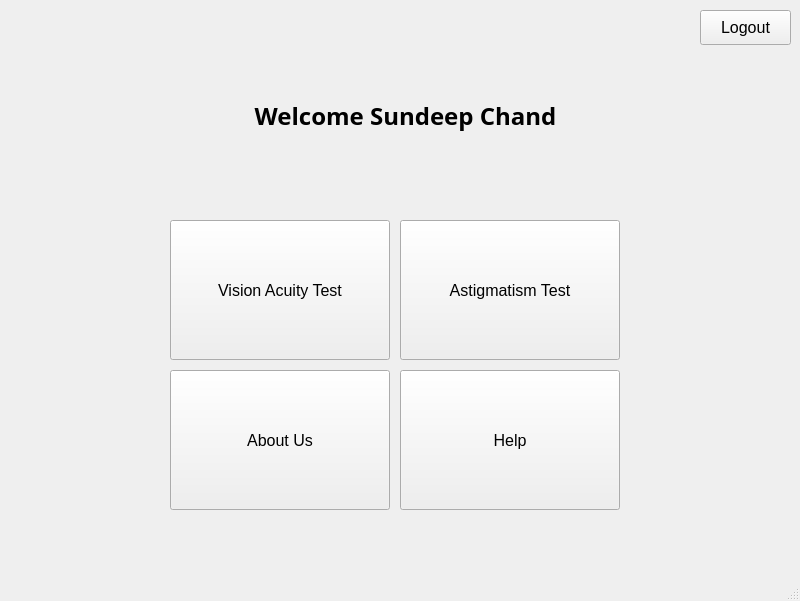
<?xml version="1.0" encoding="UTF-8"?>
<ui version="4.0">
 <class>MainWindow</class>
 <widget class="QMainWindow" name="MainWindow">
  <property name="geometry">
   <rect>
    <x>0</x>
    <y>0</y>
    <width>800</width>
    <height>601</height>
   </rect>
  </property>
  <property name="sizePolicy">
   <sizepolicy hsizetype="Fixed" vsizetype="Fixed">
    <horstretch>0</horstretch>
    <verstretch>0</verstretch>
   </sizepolicy>
  </property>
  <property name="mouseTracking">
   <bool>false</bool>
  </property>
  <property name="windowTitle">
   <string>DrishtiCon</string>
  </property>
  <widget class="QWidget" name="centralwidget">
   <widget class="QPushButton" name="btnHome">
    <property name="geometry">
     <rect>
      <x>700</x>
      <y>10</y>
      <width>91</width>
      <height>35</height>
     </rect>
    </property>
    <property name="font">
     <font>
      <family>MS Sans Serif</family>
      <pointsize>12</pointsize>
     </font>
    </property>
    <property name="cursor">
     <cursorShape>PointingHandCursor</cursorShape>
    </property>
    <property name="toolTip">
     <string comment="Home"/>
    </property>
    <property name="text">
     <string>Logout</string>
    </property>
   </widget>
   <widget class="QPushButton" name="btnAcuity">
    <property name="geometry">
     <rect>
      <x>170</x>
      <y>220</y>
      <width>220</width>
      <height>140</height>
     </rect>
    </property>
    <property name="font">
     <font>
      <family>MS Sans Serif</family>
      <pointsize>12</pointsize>
      <weight>50</weight>
      <bold>false</bold>
      <stylestrategy>PreferAntialias</stylestrategy>
     </font>
    </property>
    <property name="cursor">
     <cursorShape>PointingHandCursor</cursorShape>
    </property>
    <property name="text">
     <string>Vision Acuity Test</string>
    </property>
   </widget>
   <widget class="QPushButton" name="pushButton_2">
    <property name="geometry">
     <rect>
      <x>400</x>
      <y>220</y>
      <width>220</width>
      <height>140</height>
     </rect>
    </property>
    <property name="font">
     <font>
      <family>MS Sans Serif</family>
      <pointsize>12</pointsize>
      <weight>50</weight>
      <bold>false</bold>
      <stylestrategy>PreferAntialias</stylestrategy>
     </font>
    </property>
    <property name="cursor">
     <cursorShape>PointingHandCursor</cursorShape>
    </property>
    <property name="text">
     <string>Astigmatism Test</string>
    </property>
   </widget>
   <widget class="QPushButton" name="pushButton_3">
    <property name="geometry">
     <rect>
      <x>170</x>
      <y>370</y>
      <width>220</width>
      <height>140</height>
     </rect>
    </property>
    <property name="font">
     <font>
      <family>MS Sans Serif</family>
      <pointsize>12</pointsize>
      <weight>50</weight>
      <bold>false</bold>
      <stylestrategy>PreferAntialias</stylestrategy>
     </font>
    </property>
    <property name="cursor">
     <cursorShape>PointingHandCursor</cursorShape>
    </property>
    <property name="text">
     <string>About Us</string>
    </property>
   </widget>
   <widget class="QPushButton" name="pushButton_4">
    <property name="geometry">
     <rect>
      <x>400</x>
      <y>370</y>
      <width>220</width>
      <height>140</height>
     </rect>
    </property>
    <property name="font">
     <font>
      <family>MS Sans Serif</family>
      <pointsize>12</pointsize>
      <weight>50</weight>
      <bold>false</bold>
      <stylestrategy>PreferAntialias</stylestrategy>
     </font>
    </property>
    <property name="cursor">
     <cursorShape>PointingHandCursor</cursorShape>
    </property>
    <property name="text">
     <string>Help</string>
    </property>
   </widget>
   <widget class="QLabel" name="label">
    <property name="geometry">
     <rect>
      <x>60</x>
      <y>70</y>
      <width>691</width>
      <height>91</height>
     </rect>
    </property>
    <property name="font">
     <font>
      <family>Mongolian Baiti</family>
      <pointsize>18</pointsize>
      <weight>75</weight>
      <bold>true</bold>
      <stylestrategy>PreferAntialias</stylestrategy>
     </font>
    </property>
    <property name="text">
     <string>Welcome Sundeep Chand</string>
    </property>
    <property name="alignment">
     <set>Qt::AlignCenter</set>
    </property>
    <property name="wordWrap">
     <bool>true</bool>
    </property>
   </widget>
  </widget>
  <widget class="QMenuBar" name="menubar">
   <property name="geometry">
    <rect>
     <x>0</x>
     <y>0</y>
     <width>800</width>
     <height>26</height>
    </rect>
   </property>
  </widget>
  <widget class="QStatusBar" name="statusbar"/>
 </widget>
 <resources/>
 <connections/>
</ui>
